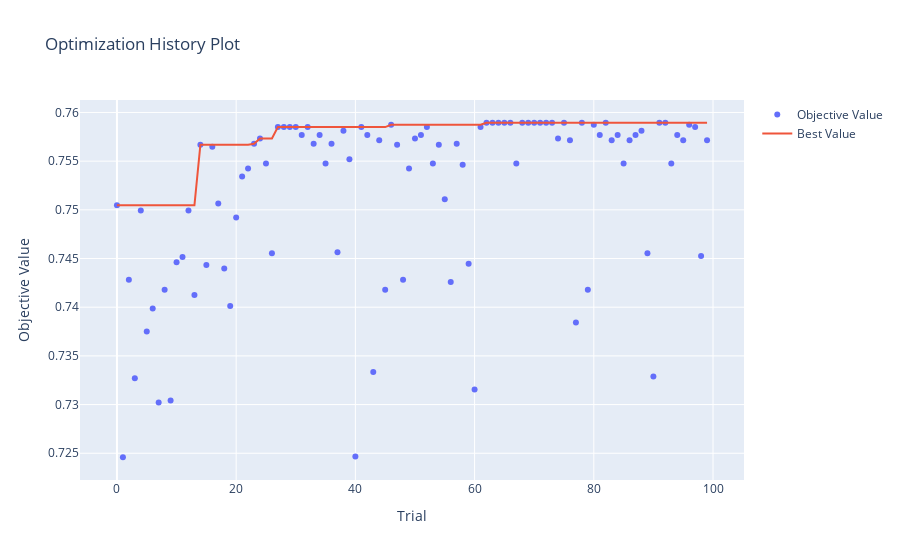

Notebook source saved alongside this figure:
### Markdown cell above
## ***Optuna Visualization***

### Code cell
optuna.visualization.plot_optimization_history(study_knn)
